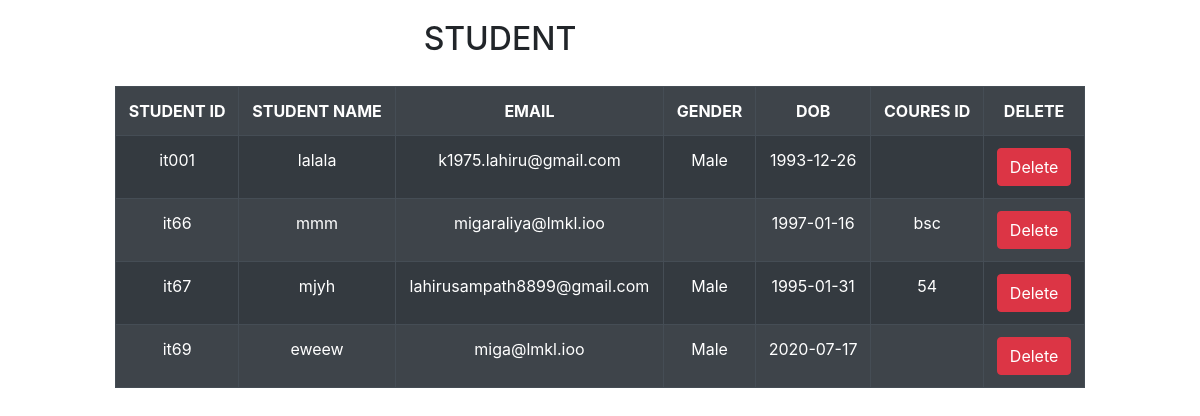
The page /student_view.php on the database its author committed.
### tables this page shows
CREATE TABLE `student` (
  `student_ID` varchar(60) NOT NULL,
  `student_Name` varchar(100) NOT NULL,
  `student_Email` varchar(100) NOT NULL,
  `gender` varchar(20) NOT NULL,
  `DOB` date NOT NULL,
  `course_ID` varchar(50) NOT NULL,
  `student_Password` varchar(100) NOT NULL,
  `st_Number` int(11) NOT NULL,
  `department_ID` varchar(60) NOT NULL,
  `st_Address` varchar(150) NOT NULL,
  `st_NIC` varchar(25) NOT NULL
);

### student_view.php (the view, shortened to what this page needs)
<?php
include("includes/config.php");
?>
<!DOCTYPE html>
<html>
<head>
	<link rel="stylesheet" href="https://stackpath.bootstrapcdn.com/bootstrap/4.5.0/css/bootstrap.min.css">
</head>
<body>
	<div class="col-sm-10" style="text-align: center;padding-top:20px;padding-bottom: 20px"><h2>STUDENT</h2></div>
	<div class="col-sm-10 mx-auto">
	<table border="1" class="table table-striped table-dark">
		<tr style="text-align: center;">
			<th>STUDENT ID</th>
			<th>STUDENT NAME</th>
			<th>EMAIL</th>
			<th>GENDER</th>
			<th>DOB</th>
			<th>COURES ID</th>
			<th>DELETE</th>
		</tr>
		<?php
			$query="SELECT * FROM `student`";
			$query_run=mysqli_query($con,$query);
			if($query_run){
				while($rec=mysqli_fetch_assoc($query_run)){
					$tb="<tr style=\"text-align: center;\">";
					$tb.="<td>$rec[student_ID]</td>";
					$tb.="<td>$rec[student_Name]</td>";
					$tb.="<td>$rec[student_Email]</td>";
					$tb.="<td>$rec[gender]</td>";
					$tb.="<td>$rec[DOB]</td>";
					$tb.="<td>$rec[course_ID]</td>";
					$tb.="<td><input type='submit' class='btn btn-danger' value='Delete'></td>";
					$tb.="</tr>";
					echo $tb;
				}
			}
		?>
	</table>
</div>
</body>
</html>

### rows shown on the page
student: student_ID "it001", student_Name "lalala", student_Email "k1975.lahiru@gmail.com", gender "Male", DOB "1993-12-26"
student: student_ID "it66", student_Name "mmm", student_Email "migaraliya@lmkl.ioo", DOB "1997-01-16", course_ID "bsc"
student: student_ID "it67", student_Name "mjyh", student_Email "lahirusampath8899@gmail.com", gender "Male", DOB "1995-01-31", course_ID "54"
student: student_ID "it69", student_Name "eweew", student_Email "miga@lmkl.ioo", gender "Male", DOB "2020-07-17"
